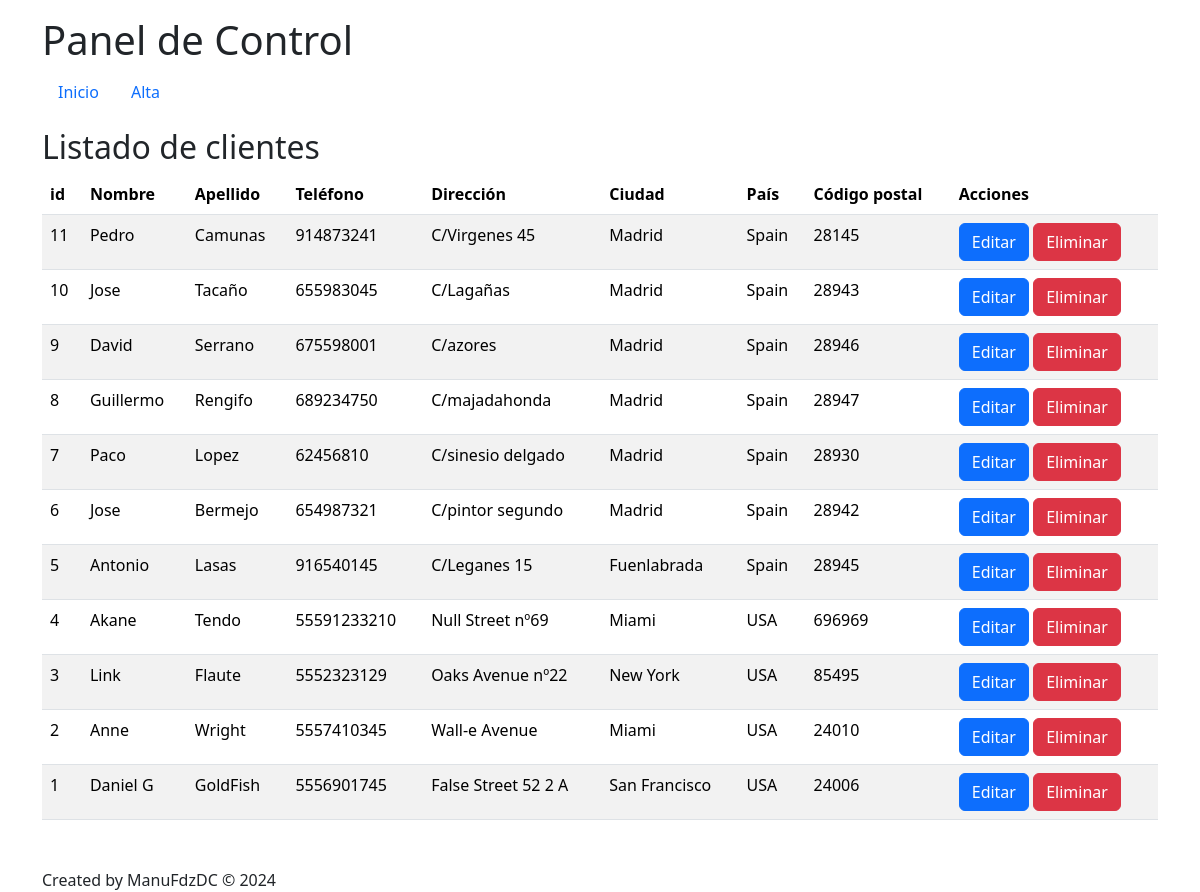
The page / on the database its author committed.
### tables this page shows
CREATE TABLE cliente (
  id INT AUTO_INCREMENT PRIMARY KEY,
  nombre VARCHAR(50) NOT NULL,
  apellido VARCHAR(30) NOT NULL,
  telefono VARCHAR(15) NOT NULL,
  direccion VARCHAR(50),
  ciudad VARCHAR(50),
  pais VARCHAR(50) DEFAULT NULL,
  cp VARCHAR(10)
);

### src/index.php (the view, shortened to what this page needs)
<?php
include_once("config.php");
$result = mysqli_query($mysqli, "SELECT * FROM cliente ORDER BY id DESC");
?>
<!DOCTYPE html>
<html lang="es">
<head>
    <link href="https://cdn.jsdelivr.net/npm/bootstrap@5.3.3/dist/css/bootstrap.min.css" rel="stylesheet">
</head>
<body>
    <div class="container">
        <header>
            <h1 class="mt-3">Panel de Control</h1>
        </header>
        <main>
		<ul class="nav">
                <li class="nav-item">
                    <a class="nav-link btn btn-primary" href="index.php">Inicio</a>
                </li>
                <li class="nav-item">
                    <a class="nav-link btn btn-primary" href="add.html">Alta</a>
                </li>
            </ul>
            <h2 class="mt-3">Listado de clientes</h2>
            <table class="table table-striped">
                <thead>
                    <tr>
                        <th>id</th>
                        <th>Nombre</th>
                        <th>Apellido</th>
                        <th>Teléfono</th>
                        <th>Dirección</th>
                        <th>Ciudad</th>
                        <th>País</th>
                        <th>Código postal</th>
                        <th>Acciones</th>
                    </tr>
                </thead>
                <tbody>
                    <?php
                    while ($res = mysqli_fetch_assoc($result)) {
                        echo "<tr>\n";
                        echo "<td>".$res['id']."</td>\n";
                        echo "<td>".$res['nombre']."</td>\n";
                        echo "<td>".$res['apellido']."</td>\n";
                        echo "<td>".$res['telefono']."</td>\n";
                        echo "<td>".$res['direccion']."</td>\n";
                        echo "<td>".$res['ciudad']."</td>\n";
                        echo "<td>".$res['pais']."</td>\n";
                        echo "<td>".$res['cp']."</td>\n";
                        echo "<td>";
                        echo "<a href=\"edit.php?id=".$res['id']."\" class='btn btn-primary'>Editar</a>\n";
                        echo "<a href=\"delete.php?id=".$res['id']."\" class='btn btn-danger' onClick=\"return confirm('¿Está seguro que desea eliminar el registro?')\">Eliminar</a></td>\n";
                        echo "</tr>\n";
                    }
                    ?>
                </tbody>
            </table>
        </main>
        <footer class="mt-5">
            Created by ManuFdzDC &copy; 2024
        </footer>
    </div>
</body>
</html>

### rows shown on the page
cliente: id "11", nombre "Pedro", apellido "Camunas", telefono "914873241", direccion "C/Virgenes 45", ciudad "Madrid", pais "Spain", cp "28145"
cliente: id "10", nombre "Jose", apellido "Tacaño", telefono "655983045", direccion "C/Lagañas", ciudad "Madrid", pais "Spain", cp "28943"
cliente: id "9", nombre "David", apellido "Serrano", telefono "675598001", direccion "C/azores", ciudad "Madrid", pais "Spain", cp "28946"
cliente: id "8", nombre "Guillermo", apellido "Rengifo", telefono "689234750", direccion "C/majadahonda", ciudad "Madrid", pais "Spain", cp "28947"
cliente: id "7", nombre "Paco", apellido "Lopez", telefono "62456810", direccion "C/sinesio delgado", ciudad "Madrid", pais "Spain", cp "28930"
cliente: id "6", nombre "Jose", apellido "Bermejo", telefono "654987321", direccion "C/pintor segundo", ciudad "Madrid", pais "Spain", cp "28942"
cliente: id "5", nombre "Antonio", apellido "Lasas", telefono "916540145", direccion "C/Leganes 15", ciudad "Fuenlabrada", pais "Spain", cp "28945"
cliente: id "4", nombre "Akane", apellido "Tendo", telefono "55591233210", direccion "Null Street nº69", ciudad "Miami", pais "USA", cp "696969"
cliente: id "3", nombre "Link", apellido "Flaute", telefono "5552323129", direccion "Oaks Avenue nº22", ciudad "New York", pais "USA", cp "85495"
cliente: id "2", nombre "Anne", apellido "Wright", telefono "5557410345", direccion "Wall-e Avenue", ciudad "Miami", pais "USA", cp "24010"
cliente: id "1", nombre "Daniel G", apellido "GoldFish", telefono "5556901745", direccion "False Street 52 2 A", ciudad "San Francisco", pais "USA", cp "24006"
